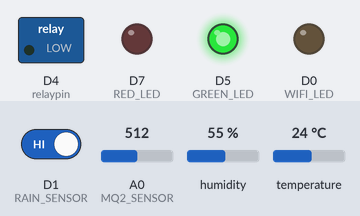
A sketch run on a simulated ESP8266 (NodeMCU). Shown: switched loads named in the sketch (green lamp = pin HIGH), output pins drawn as LEDs (lit = HIGH). The test bench sets the inputs (shaded band); at power-on: A0 (MQ2_SENSOR) = 512, D1 (RAIN_SENSOR) HIGH, humidity 55 %, temperature 24 °C. WiFi joins after 1.5 s; servers stay silent unless stated; what the sketch prints to the serial monitor is not drawn.

Above: at 2.2 s.
2.3 s: A0 (MQ2_SENSOR) set to 533
At 4.7 s:
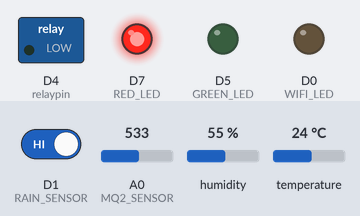
5.5 s: A0 (MQ2_SENSOR) set to 511
At 6.3 s:
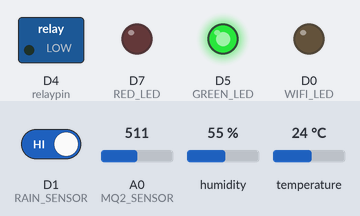
7.5 s: A0 (MQ2_SENSOR) set to 716
At 9.0 s:
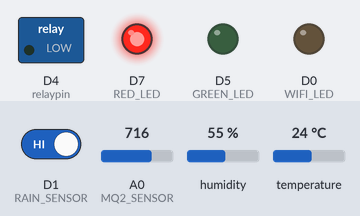
Timing chart, 0 to 10.5 s (numbered marks = the images above; inputs shaded):
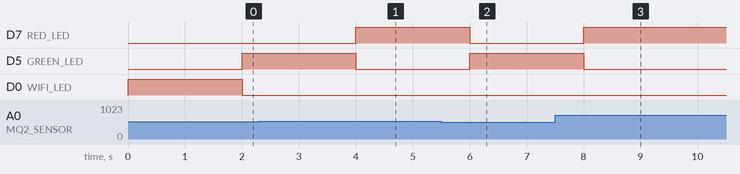

The sketch:

Baby_care_taker.ino
```cpp
#include <DHT.h>
#define BLYNK_AUTH_TOKEN "YH9D4yOR5ubshZXXtoKC0xLTI-elVB2a"
// Your WiFi Credentials.
// Set password to "" for open networks.
char ssid[] = "Redmi 9 Power";
char pass[] = "lee123sak456";


// define the GPIO connected with Sensors & LEDs
#define MQ2_SENSOR    A0 //A0
#define RAIN_SENSOR   5  //D1
#define GREEN_LED     14 //D5
#define RED_LED       13 //D7
#define WIFI_LED      16 //D0

//#define BLYNK_PRINT Serial
#include <ESP8266WiFi.h>
#include <BlynkSimpleEsp8266.h>
int relaypin = D4;
int MQ2_SENSOR_Value = 0;
int RAIN_SENSOR_Value = 0;
bool isconnected = false;
char auth[] = BLYNK_AUTH_TOKEN;

#define VPIN_BUTTON_1    V1
#define VPIN_BUTTON_2    V2

BlynkTimer timer;

void checkBlynkStatus() { // called every 2 seconds by SimpleTimer
  getSensorData();
  isconnected = Blynk.connected();
  if (isconnected == true) {
    digitalWrite(WIFI_LED, LOW);
    sendSensorData();
    //Serial.println("Blynk Connected");
  }
  else{
    digitalWrite(WIFI_LED, HIGH);
    Serial.println("Blynk Not Connected");
  }
}

void getSensorData()
{
  MQ2_SENSOR_Value = map(analogRead(MQ2_SENSOR), 0, 1024, 0, 100);
  RAIN_SENSOR_Value = digitalRead(RAIN_SENSOR);
  if (MQ2_SENSOR_Value > 50 ){
    digitalWrite(GREEN_LED, LOW);
    digitalWrite(RED_LED, HIGH);
  }
  else if (RAIN_SENSOR_Value == 0 ){
    digitalWrite(GREEN_LED, LOW);
    digitalWrite(RED_LED, HIGH);
  }
  else{
    digitalWrite(GREEN_LED, HIGH);
    digitalWrite(RED_LED, LOW);
  }
}

void sendSensorData()
{
  Blynk.virtualWrite(VPIN_BUTTON_1, MQ2_SENSOR_Value);
  if (MQ2_SENSOR_Value > 50 )
  {
    Blynk.logEvent("gas", "Gas Detected!");
  }
  else if (RAIN_SENSOR_Value == 0 )
  {
    Blynk.logEvent("poop_or_pee", "POOP or PEE detected!");
    Blynk.virtualWrite(VPIN_BUTTON_2, "POOP or PEE detected!");
  }
  else if (RAIN_SENSOR_Value == 1 )
  {
    Blynk.virtualWrite(VPIN_BUTTON_2, "No POOP or PEE detected.");
  }
}
  #define DHTPIN 4 //Connect Out pin to D2 in NODE MCU
#define DHTTYPE DHT11
DHT dht(DHTPIN, DHTTYPE);


void sendSensor()
{
  float h = dht.readHumidity();
  float t = dht.readTemperature(); // or dht.readTemperature(true) for Fahrenheit

  if (isnan(h) || isnan(t)) {
    Serial.println("Failed to read from DHT sensor!");
    return;
  }
  // You can send any value at any time.
  // Please don't send more that 10 values per second.
    Blynk.virtualWrite(V0, t);
    Blynk.virtualWrite(V3, h);
    Serial.print("Temperature : ");
    Serial.print(t);
    Serial.print("    Humidity : ");
    Serial.println(h);
     if(t > 35){
    Blynk.logEvent("temp_alert","Temp above 35 degree");
  }
}


void setup()
{
  Serial.begin(9600);
  dht.begin();
  timer.setInterval(100L, sendSensor);
  pinMode(MQ2_SENSOR, INPUT);
  pinMode(RAIN_SENSOR, INPUT);
  pinMode(GREEN_LED, OUTPUT);
  pinMode(RED_LED, OUTPUT);
  pinMode(WIFI_LED, OUTPUT);
  pinMode(relaypin,OUTPUT);


  digitalWrite(GREEN_LED, LOW);
  digitalWrite(RED_LED, LOW);
  digitalWrite(WIFI_LED, HIGH);

  WiFi.begin(ssid, pass);
  timer.setInterval(2000L, checkBlynkStatus); // check if Blynk server is connected every 2 seconds
  Blynk.config(auth);
  delay(1000);
}

void loop()
{
  Blynk.run();
  timer.run();
}
```

Measured:
- the behaviour switches between 517 and 518 on A0 (MQ2_SENSOR) (found by bisection; images 0 and 1)
- after the input at 2.3 s, D7 (RED_LED): LOW → HIGH after 1.7 s; D5 (GREEN_LED): HIGH → LOW after 1.7 s
- after the input at 5.5 s, D7 (RED_LED): HIGH → LOW after 0.50 s; D5 (GREEN_LED): LOW → HIGH after 0.50 s
- after the input at 7.5 s, D7 (RED_LED): LOW → HIGH after 0.50 s; D5 (GREEN_LED): HIGH → LOW after 0.50 s
